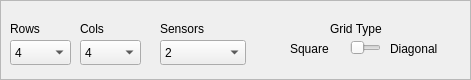
  <widget class="QFrame" name="setup_frame">
   <property name="geometry">
    <rect>
     <x>40</x>
     <y>30</y>
     <width>471</width>
     <height>80</height>
    </rect>
   </property>
   <property name="frameShape">
    <enum>QFrame::StyledPanel</enum>
   </property>
   <property name="frameShadow">
    <enum>QFrame::Raised</enum>
   </property>
   <widget class="QComboBox" name="varNum_comboBox">
    <property name="geometry">
     <rect>
      <x>160</x>
      <y>40</y>
      <width>86</width>
      <height>25</height>
     </rect>
    </property>
    <property name="currentText">
     <string>2</string>
    </property>
    <property name="currentIndex">
     <number>0</number>
    </property>
    <item>
     <property name="text">
      <string>2</string>
     </property>
    </item>
    <item>
     <property name="text">
      <string>3</string>
     </property>
    </item>
    <item>
     <property name="text">
      <string>4</string>
     </property>
    </item>
    <item>
     <property name="text">
      <string>5</string>
     </property>
    </item>
    <item>
     <property name="text">
      <string>6</string>
     </property>
    </item>
    <item>
     <property name="text">
      <string>7</string>
     </property>
    </item>
    <item>
     <property name="text">
      <string>8</string>
     </property>
    </item>
   </widget>
   <widget class="QLabel" name="label">
    <property name="geometry">
     <rect>
      <x>160</x>
      <y>20</y>
      <width>67</width>
      <height>17</height>
     </rect>
    </property>
    <property name="text">
     <string>Sensors</string>
    </property>
   </widget>
   <widget class="QComboBox" name="colsNum_comboBox">
    <property name="geometry">
     <rect>
      <x>80</x>
      <y>40</y>
      <width>61</width>
      <height>25</height>
     </rect>
    </property>
    <item>
     <property name="text">
      <string>4</string>
     </property>
    </item>
    <item>
     <property name="text">
      <string>5</string>
     </property>
    </item>
    <item>
     <property name="text">
      <string>6</string>
     </property>
    </item>
    <item>
     <property name="text">
      <string>7</string>
     </property>
    </item>
    <item>
     <property name="text">
      <string>8</string>
     </property>
    </item>
    <item>
     <property name="text">
      <string>9</string>
     </property>
    </item>
    <item>
     <property name="text">
      <string>10</string>
     </property>
    </item>
   </widget>
   <widget class="QComboBox" name="rowsNum_comboBox">
    <property name="geometry">
     <rect>
      <x>10</x>
      <y>40</y>
      <width>61</width>
      <height>25</height>
     </rect>
    </property>
    <item>
     <property name="text">
      <string>4</string>
     </property>
    </item>
    <item>
     <property name="text">
      <string>5</string>
     </property>
    </item>
    <item>
     <property name="text">
      <string>6</string>
     </property>
    </item>
    <item>
     <property name="text">
      <string>7</string>
     </property>
    </item>
    <item>
     <property name="text">
      <string>8</string>
     </property>
    </item>
    <item>
     <property name="text">
      <string>9</string>
     </property>
    </item>
    <item>
     <property name="text">
      <string>10</string>
     </property>
    </item>
   </widget>
   <widget class="QLabel" name="label_2">
    <property name="geometry">
     <rect>
      <x>10</x>
      <y>20</y>
      <width>51</width>
      <height>17</height>
     </rect>
    </property>
    <property name="text">
     <string>Rows</string>
    </property>
   </widget>
   <widget class="QLabel" name="label_3">
    <property name="geometry">
     <rect>
      <x>80</x>
      <y>20</y>
      <width>51</width>
      <height>17</height>
     </rect>
    </property>
    <property name="text">
     <string>Cols</string>
    </property>
   </widget>
   <widget class="QSlider" name="grid_slider">
    <property name="enabled">
     <bool>false</bool>
    </property>
    <property name="geometry">
     <rect>
      <x>350</x>
      <y>40</y>
      <width>31</width>
      <height>16</height>
     </rect>
    </property>
    <property name="maximum">
     <number>1</number>
    </property>
    <property name="orientation">
     <enum>Qt::Horizontal</enum>
    </property>
   </widget>
   <widget class="QLabel" name="label_4">
    <property name="geometry">
     <rect>
      <x>290</x>
      <y>40</y>
      <width>51</width>
      <height>17</height>
     </rect>
    </property>
    <property name="text">
     <string>Square</string>
    </property>
   </widget>
   <widget class="QLabel" name="label_5">
    <property name="geometry">
     <rect>
      <x>390</x>
      <y>40</y>
      <width>67</width>
      <height>17</height>
     </rect>
    </property>
    <property name="text">
     <string>Diagonal</string>
    </property>
   </widget>
   <widget class="QLabel" name="label_6">
    <property name="geometry">
     <rect>
      <x>330</x>
      <y>20</y>
      <width>71</width>
      <height>17</height>
     </rect>
    </property>
    <property name="text">
     <string>Grid Type</string>
    </property>
   </widget>
  </widget>
